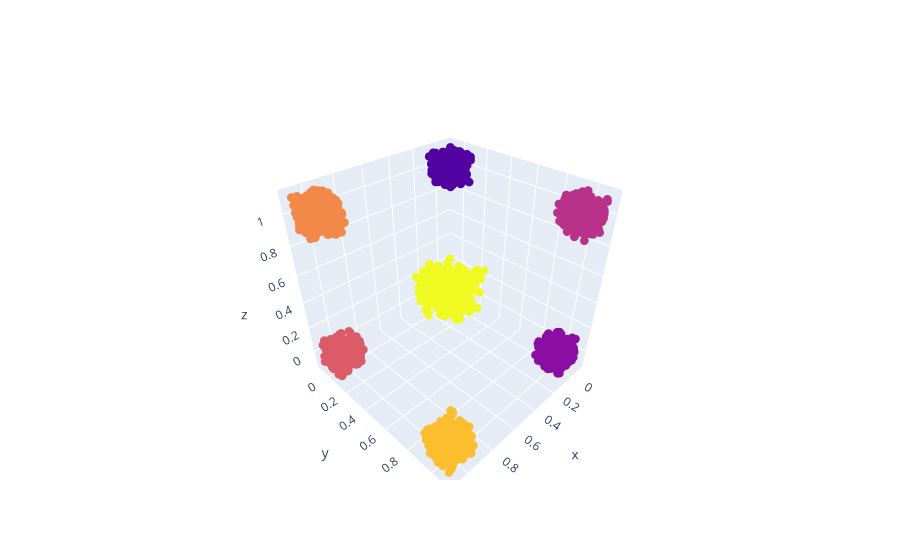

Notebook code for this chart:
### Code cell
## plotar gráfico tridimensional com os pontos e suas respectivas classes usando o plotly
import plotly.graph_objects as go
fig = go.Figure(data=[go.Scatter3d(x=X_test[:,0], y=X_test[:,1], z=X_test[:,2], mode='markers', marker=dict(size=3, color=y_pred))])
fig.show()

### Figure 1 — Plotly figure (JSON) as saved in the notebook; plotly's stock layout.template omitted (floating-point values rounded to 4 significant figures; data arrays with more than 128 entries replaced by an {"elided": "..."} marker saying what was removed)
{"data": [{"marker": {"color": {"elided": "2000 int values"}, "size": 3}, "mode": "markers", "type": "scatter3d", "x": {"elided": "2000 float values"}, "y": {"elided": "2000 float values"}, "z": {"elided": "2000 float values"}}], "layout": {}}
